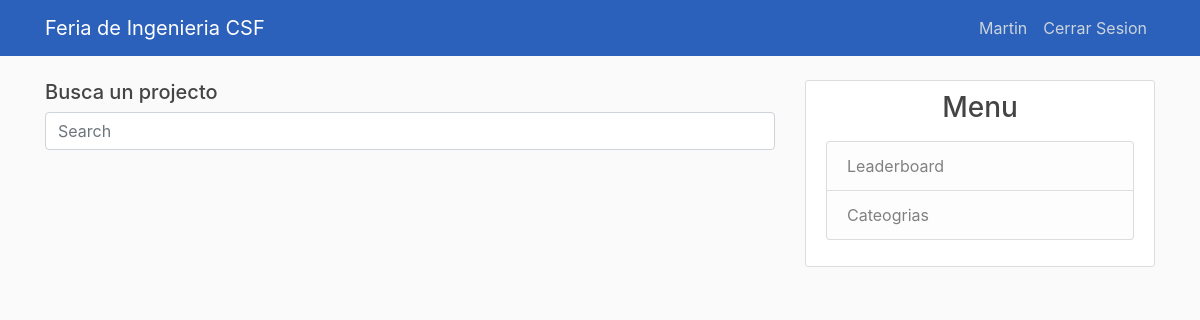
The app's page / (signed in), older data.
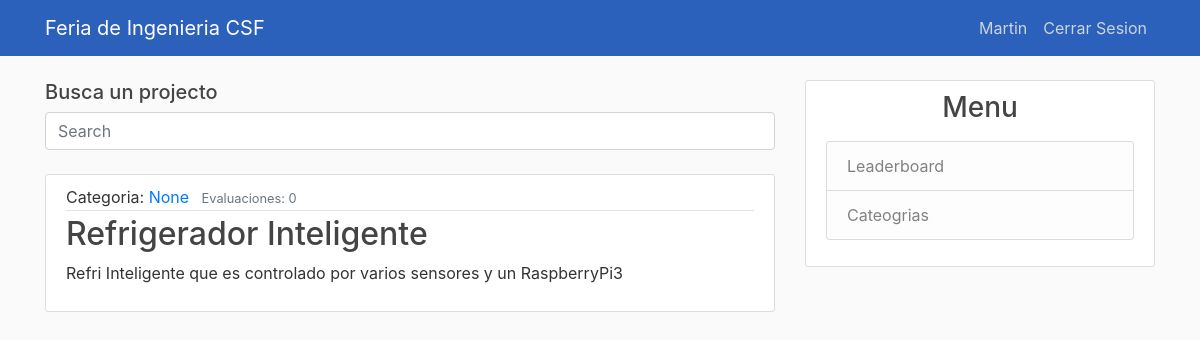
The same page, newer data.
### feria_ing/models.py (models this page shows, shortened)
class Project(models.Model):
    id = models.IntegerField(primary_key=True)
    nombre = models.CharField(max_length=140)
    descripcion = models.TextField()
    categoria = models.OneToOneField(
        Categoria,
        on_delete = models.SET_NULL,
        null = True
    )
    requierements = models.CharField(max_length=140)
    evaluaciones = models.IntegerField()

### feria_ing/views.py (the view)
# urls.py: path('', views.home, name='feria_ing-home'),
@login_required
def home(request):
    context = {
        'projects': Project.objects.all(),
    }
    return render(request, 'feria_ing/home.html', context)

### feria_ing/templates/feria_ing/home.html
{% extends "feria_ing/base.html" %}
{% block content %}
<h5> Busca un projecto </h5>
  <form method="GET" action = "{% url 'feria_ing-search' %}">
      <input name = "q" class="form-control" type="text" placeholder="Search" aria-label="Search">
  </form>
  <br>
    {% for project in projects %}
        <article class="media content-section">
          <div class="media-body">
            <div class="article-metadata">
                Categoria: <a class="mr-2" href="#">{{ project.categoria }}</a>
              <small class="text-muted">Evaluaciones: {{ project.evaluaciones }}</small>
            </div>
            <h2><a class="article-title" href="#">{{ project.nombre }}</a></h2>
            <p class="article-content">{{ project.descripcion }}</p>
          </div>
        </article>
    {% endfor %}
{% endblock content %}

### feria_ing/templates/feria_ing/base.html (shortened to what this page needs)
{% load static %}
<!DOCTYPE html>
<html>
<head>
    <link rel="stylesheet" href="https://maxcdn.bootstrapcdn.com/bootstrap/4.0.0/css/bootstrap.min.css">
    <link rel="stylesheet" type="text/css" href="{% static 'feria_ing/style.css' %}">
</head>
<body>
    <header class="site-header">
      <nav class="navbar navbar-expand-md navbar-dark bg-steel fixed-top">
        <div class="container">
          <a class="navbar-brand mr-4" href="{% url 'feria_ing-home' %}">Feria de Ingenieria CSF</a>
          <div class="collapse navbar-collapse" id="navbarToggle">
            <div class="navbar-nav">
              {%if user.is_authenticated %}
              <a class="nav-item nav-link" href="{% url 'profile' %}">{{user.username}}</a>
              <a class="nav-item nav-link" href="{% url 'logout' %}">Cerrar Sesion</a>
              {%else%}
                <a class="nav-item nav-link" href="{% url 'login' %}">Iniciar Sesion</a>
                <a class="nav-item nav-link" href="{% url 'register' %}">Registrarse</a>
              {%endif%}
            </div>
          </div>
        </div>
      </nav>
    </header>
    <main role="main" class="container">
      <div class="row">
        <div class="col-md-8">
          {% block content %}{% endblock %}
        </div>
        <div class="col-md-4">
          <div class="content-section">
            <h3 style="text-align: center">Menu</h3>
            <p class='text-muted'>
              <ul class="list-group">
                <a class="list-group-item list-group-item-light" href="#" >Leaderboard</a>
                <a class="list-group-item list-group-item-light " href="#">Cateogrias</a>
              </ul>
            </p>
          </div>
        </div>
      </div>
    </main>
</body>
</html>

### feria_ing/static/feria_ing/style.css (style rules this page uses)
body { background: #fafafa; color: #333333; margin-top: 5rem; }
h1, h2, h3, h4, h5, h6 { color: #444444; }
ul { margin: 0; }
.bg-steel { background-color: #2b60bb; }
.site-header .navbar-nav .nav-link { color: #cbd5db; }
.content-section { background: #ffffff; padding: 10px 20px; border: 1px solid #dddddd; border-radius: 3px; margin-bottom: 20px; }
.article-title { color: #444444; }
.article-content { white-space: pre-line; }
.article-metadata { padding-bottom: 1px; margin-bottom: 4px; border-bottom: 1px solid #e3e3e3 }

Row changes from the older to the newer data that the page shows:
added Project: categoria "None", evaluaciones "0", nombre "Refrigerador Inteligente", descripcion "Refri Inteligente que es controlado por varios sensores y un RaspberryPi3"
